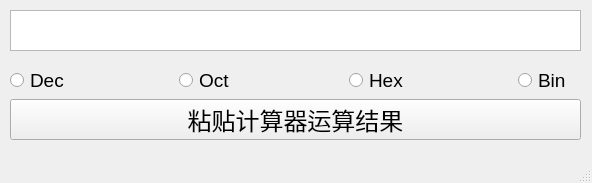
<?xml version="1.0" encoding="UTF-8"?>
<ui version="4.0">
 <class>Conv</class>
 <widget class="QMainWindow" name="Conv">
  <property name="geometry">
   <rect>
    <x>0</x>
    <y>0</y>
    <width>592</width>
    <height>183</height>
   </rect>
  </property>
  <property name="font">
   <font>
    <pointsize>9</pointsize>
   </font>
  </property>
  <property name="windowTitle">
   <string>进制转换</string>
  </property>
  <widget class="QWidget" name="centralwidget">
   <widget class="QTextEdit" name="textEdit">
    <property name="geometry">
     <rect>
      <x>10</x>
      <y>10</y>
      <width>571</width>
      <height>41</height>
     </rect>
    </property>
    <property name="font">
     <font>
      <pointsize>20</pointsize>
     </font>
    </property>
    <property name="layoutDirection">
     <enum>Qt::RightToLeft</enum>
    </property>
    <property name="html">
     <string>&lt;!DOCTYPE HTML PUBLIC &quot;-//W3C//DTD HTML 4.0//EN&quot; &quot;http://www.w3.org/TR/REC-html40/strict.dtd&quot;&gt;
&lt;html&gt;&lt;head&gt;&lt;meta name=&quot;qrichtext&quot; content=&quot;1&quot; /&gt;&lt;style type=&quot;text/css&quot;&gt;
p, li { white-space: pre-wrap; }
&lt;/style&gt;&lt;/head&gt;&lt;body style=&quot; font-family:'SimSun'; font-size:20pt; font-weight:400; font-style:normal;&quot;&gt;
&lt;p style=&quot;-qt-paragraph-type:empty; margin-top:0px; margin-bottom:0px; margin-left:0px; margin-right:0px; -qt-block-indent:0; text-indent:0px;&quot;&gt;&lt;br /&gt;&lt;/p&gt;&lt;/body&gt;&lt;/html&gt;</string>
    </property>
   </widget>
   <widget class="QToolButton" name="toolButton">
    <property name="geometry">
     <rect>
      <x>10</x>
      <y>99</y>
      <width>571</width>
      <height>41</height>
     </rect>
    </property>
    <property name="font">
     <font>
      <pointsize>18</pointsize>
     </font>
    </property>
    <property name="text">
     <string>粘贴计算器运算结果</string>
    </property>
   </widget>
   <widget class="QWidget" name="">
    <property name="geometry">
     <rect>
      <x>10</x>
      <y>60</y>
      <width>671</width>
      <height>41</height>
     </rect>
    </property>
    <layout class="QHBoxLayout" name="horizontalLayout">
     <item>
      <widget class="QRadioButton" name="radioButton_dec">
       <property name="font">
        <font>
         <pointsize>14</pointsize>
        </font>
       </property>
       <property name="text">
        <string>Dec</string>
       </property>
       <attribute name="buttonGroup">
        <string notr="true">RadioGroup</string>
       </attribute>
      </widget>
     </item>
     <item>
      <widget class="QRadioButton" name="radioButton_oct">
       <property name="font">
        <font>
         <pointsize>14</pointsize>
        </font>
       </property>
       <property name="text">
        <string>Oct</string>
       </property>
       <attribute name="buttonGroup">
        <string notr="true">RadioGroup</string>
       </attribute>
      </widget>
     </item>
     <item>
      <widget class="QRadioButton" name="radioButton_hex">
       <property name="font">
        <font>
         <pointsize>14</pointsize>
        </font>
       </property>
       <property name="text">
        <string>Hex</string>
       </property>
       <attribute name="buttonGroup">
        <string notr="true">RadioGroup</string>
       </attribute>
      </widget>
     </item>
     <item>
      <widget class="QRadioButton" name="radioButton_bin">
       <property name="font">
        <font>
         <pointsize>14</pointsize>
        </font>
       </property>
       <property name="text">
        <string>Bin</string>
       </property>
       <attribute name="buttonGroup">
        <string notr="true">RadioGroup</string>
       </attribute>
      </widget>
     </item>
    </layout>
   </widget>
  </widget>
  <widget class="QMenuBar" name="menubar">
   <property name="geometry">
    <rect>
     <x>0</x>
     <y>0</y>
     <width>592</width>
     <height>23</height>
    </rect>
   </property>
  </widget>
  <widget class="QStatusBar" name="statusbar"/>
 </widget>
 <resources/>
 <connections/>
 <buttongroups>
  <buttongroup name="RadioGroup"/>
 </buttongroups>
</ui>
